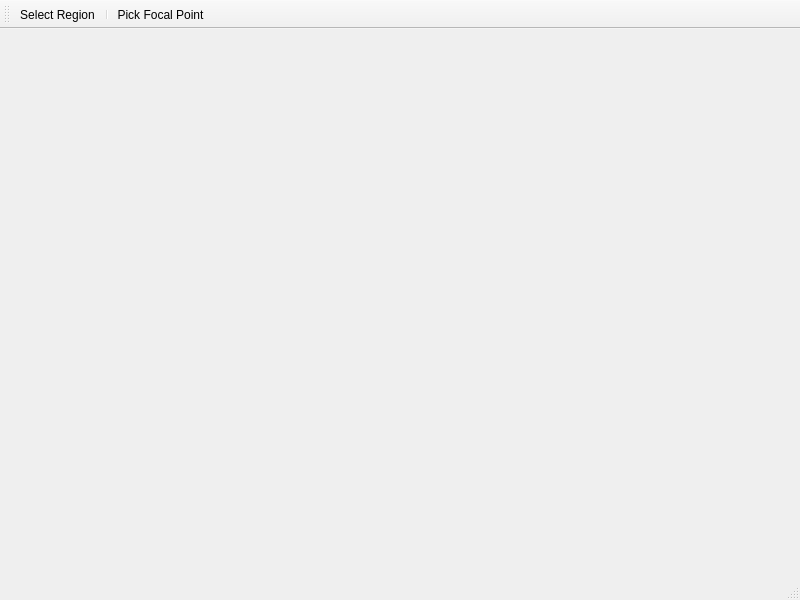
<?xml version="1.0" encoding="UTF-8"?>
<ui version="4.0">
 <class>ViewerWin</class>
 <widget class="QMainWindow" name="ViewerWin">
  <property name="geometry">
   <rect>
    <x>0</x>
    <y>0</y>
    <width>800</width>
    <height>600</height>
   </rect>
  </property>
  <property name="windowTitle">
   <string>MainWindow</string>
  </property>
  <widget class="QVTKOpenGLNativeWidget" name="centralwidget"/>
  <widget class="QMenuBar" name="menubar">
   <property name="geometry">
    <rect>
     <x>0</x>
     <y>0</y>
     <width>800</width>
     <height>24</height>
    </rect>
   </property>
  </widget>
  <widget class="QStatusBar" name="statusbar"/>
  <widget class="QToolBar" name="toolBar">
   <property name="windowTitle">
    <string>toolBar</string>
   </property>
   <attribute name="toolBarArea">
    <enum>TopToolBarArea</enum>
   </attribute>
   <attribute name="toolBarBreak">
    <bool>false</bool>
   </attribute>
   <addaction name="action_toggle_select_region"/>
   <addaction name="separator"/>
   <addaction name="action_pick_focal_point"/>
  </widget>
  <action name="action_toggle_select_region">
   <property name="checkable">
    <bool>true</bool>
   </property>
   <property name="text">
    <string>Select Region</string>
   </property>
  </action>
  <action name="action_pick_focal_point">
   <property name="text">
    <string>Pick Focal Point</string>
   </property>
  </action>
 </widget>
 <customwidgets>
  <customwidget>
   <class>QVTKOpenGLNativeWidget</class>
   <extends>QWidget</extends>
   <header>QVTKOpenGLNativeWidget.h</header>
   <container>1</container>
  </customwidget>
 </customwidgets>
 <resources>
  <include location="resources.qrc"/>
 </resources>
 <connections>
  <connection>
   <sender>action_toggle_select_region</sender>
   <signal>toggled(bool)</signal>
   <receiver>ViewerWin</receiver>
   <slot>toggle_select_region(bool)</slot>
   <hints>
    <hint type="sourcelabel">
     <x>-1</x>
     <y>-1</y>
    </hint>
    <hint type="destinationlabel">
     <x>399</x>
     <y>299</y>
    </hint>
   </hints>
  </connection>
  <connection>
   <sender>action_pick_focal_point</sender>
   <signal>triggered()</signal>
   <receiver>ViewerWin</receiver>
   <slot>pick_focal_point()</slot>
   <hints>
    <hint type="sourcelabel">
     <x>-1</x>
     <y>-1</y>
    </hint>
    <hint type="destinationlabel">
     <x>399</x>
     <y>299</y>
    </hint>
   </hints>
  </connection>
 </connections>
 <slots>
  <slot>toggle_select_region(bool)</slot>
  <slot>pick_focal_point()</slot>
 </slots>
</ui>
